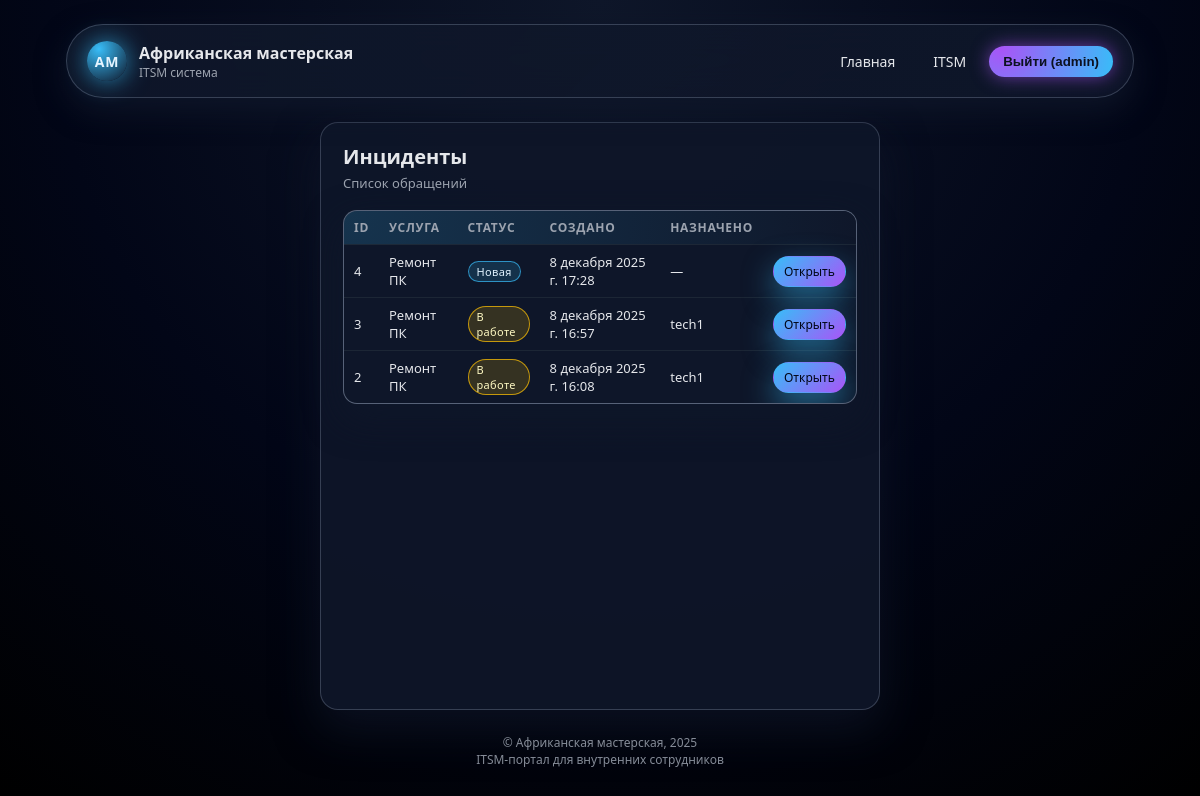
The app's page /itsm/incidents/ (signed in), older data.
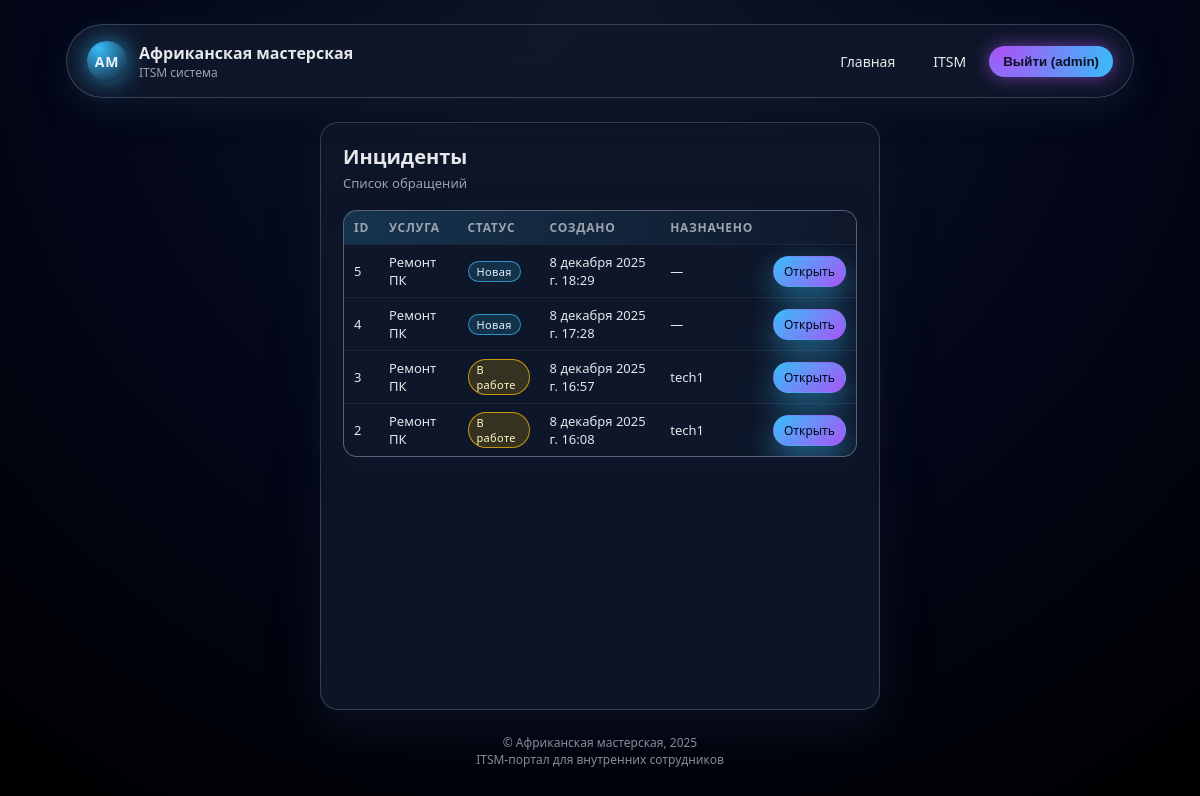
The same page, newer data.
### service_desk/models.py (models this page shows, shortened)
class Incident(models.Model):
    STATUS_CHOICES = [
        ('new', 'Новая'),
        ('in_progress', 'В работе'),
        ('done', 'Выполнена'),
        ('cancelled', 'Отменена'),
    ]
    service = models.ForeignKey(Service, verbose_name="Услуга",
                                on_delete=models.CASCADE)
    created_by = models.ForeignKey(
        User,
        verbose_name="Создано пользователем",
        on_delete=models.SET_NULL,
        null=True,
        blank=True,
        related_name='incidents'
    )
    comment = models.TextField("Комментарий клиента / описание проблемы")
    status = models.CharField("Статус", max_length=20,
                              choices=STATUS_CHOICES, default='new')
    assigned_to = models.ForeignKey(
        User,
        verbose_name="Назначено тех. специалисту",
        on_delete=models.SET_NULL,
        null=True,
        blank=True,
        related_name='assigned_incidents'
    )
    created_at = models.DateTimeField("Создано", auto_now_add=True)

class Service(models.Model):
    name = models.CharField("Название услуги", max_length=255)
    description = models.TextField("Описание", blank=True)
    price = models.DecimalField("Цена", max_digits=10, decimal_places=2)
    is_active = models.BooleanField("Активна", default=True)

### service_desk/views.py (the view)
# urls.py: path('itsm/incidents/', views.incidents_list, name='incidents_list'),
@login_required
def incidents_list(request):
    user = request.user
    if user.is_superuser or user.is_staff:
        incidents = Incident.objects.all().order_by('-created_at')
    elif user.groups.filter(name='Tech').exists():
        incidents = Incident.objects.filter(
            assigned_to=user
        ).order_by('-created_at')
    else:
        incidents = Incident.objects.filter(
            created_by=user
        ).order_by('-created_at')
    return render(request, 'itsm/incidents_list.html', {'incidents': incidents})

### templates/itsm/incidents_list.html
{% extends 'base.html' %}
{% block content %}
<div class="section-header">
    <h2>Инциденты</h2>
    <p>Список обращений</p>
</div>
<div class="table-card">
<table class="data-table">
    <thead>
        <tr>
            <th>ID</th>
            <th>Услуга</th>
            <th>Статус</th>
            <th>Создано</th>
            <th>Назначено</th>
            <th></th>
        </tr>
    </thead>
    <tbody>
    {% for incident in incidents %}
        <tr>
            <td>{{ incident.id }}</td>
            <td>{{ incident.service.name }}</td>
            <td>
                <span class="badge badge-status-{{ incident.status }}">
                    {{ incident.get_status_display }}
                </span>
            </td>
            <td>{{ incident.created_at }}</td>
            <td>{{ incident.assigned_to|default:"—" }}</td>
            <td class="cell-actions">
                <a href="{% url 'service_desk:incident_detail' incident.id %}"
                   class="btn btn-primary btn-sm">Открыть</a>
            </td>
        </tr>
    {% empty %}
        <tr><td colspan="6" class="cell-empty">Нет инцидентов</td></tr>
    {% endfor %}
    </tbody>
</table>
</div>
{% endblock %}

### templates/base.html (shortened to what this page needs)
<!DOCTYPE html>
<html lang="ru">
<head>
    <link rel="stylesheet" href="/static/css/style.css">
</head>
<body>
<div class="app-shell">
    <header class="main-header">
        <div class="logo-block">
            <div class="logo-circle">AM</div>
            <div>
                <h1 class="app-title">Африканская мастерская</h1>
                <p class="app-subtitle">ITSM система</p>
            </div>
        </div>
        <nav class="main-nav">
            <a class="nav-link" href="{% url 'service_desk:index' %}">Главная</a>
            {% if user.is_authenticated %}
                <a class="nav-link" href="{% url 'service_desk:itsm_dashboard' %}">
                    ITSM
                </a>
                <form action="{% url 'logout' %}" method="post" style="display:inline;">
                    <button class="nav-link nav-link-accent" type="submit">
                        Выйти ({{ user.username }})
                    </button>
                </form>
            {% else %}
                <a class="nav-link nav-link-accent" href="{% url 'login' %}">
                    Вход
                </a>
            {% endif %}
        </nav>
    </header>
    <main class="main-content section section-narrow">
        {% block content %}{% endblock %}
    </main>
    <footer class="main-footer">
        © Африканская мастерская, 2025<br>
        ITSM-портал для внутренних сотрудников
    </footer>
</div>
</body>
</html>

### static/css/style.css (style rules this page uses)
:root { --bg: #050816; --bg-elevated: rgba(15, 23, 42, 0.9); --border-subtle: rgba(148, 163, 184, 0.3); --primary: #38bdf8; --primary-soft: rgba(56, 189, 248, 0.15); --accent: #a855f7; --text-main: #e5e7eb; --text-muted: #9ca3af; --danger: #ef4444; --success: #22c55e; --radius-lg: 18px; --shadow-soft: 0 18px 45px rgba(15, 23, 42, 0.7); }
*, *::before, *::after { box-sizing: border-box; }
html, body { margin: 0; padding: 0; height: 100%; font-family: system-ui, -apple-system, BlinkMacSystemFont, "Segoe UI", sans-serif; color: var(--text-main); background: radial-gradient(circle at top, #0f172a 0, #020617 55%, #000 100%); }
body { position: relative; overflow-x: hidden; }
.app-shell { min-height: 100vh; max-width: 1100px; margin: 0 auto; padding: 24px 16px 32px; display: flex; flex-direction: column; gap: 24px; }
.main-header { display: flex; align-items: center; justify-content: space-between; padding: 16px 20px; border-radius: 999px; background: linear-gradient(135deg, rgba(15,23,42,0.92), rgba(15,23,42,0.88)); box-shadow: 0 12px 30px rgba(15, 23, 42, 0.85); border: 1px solid rgba(148, 163, 184, 0.3); backdrop-filter: blur(16px); gap: 16px; }
.logo-block { display: flex; align-items: center; gap: 12px; }
.logo-circle { width: 40px; height: 40px; border-radius: 999px; background: radial-gradient(circle at 30% 20%, #38bdf8, #0f172a); display: flex; align-items: center; justify-content: center; font-weight: 700; font-size: 14px; letter-spacing: 0.06em; color: #e5f4ff; box-shadow: 0 0 25px rgba(56, 189, 248, 0.7); }
.app-title { margin: 0; font-size: 16px; font-weight: 600; }
.app-subtitle { margin: 0; font-size: 12px; color: var(--text-muted); }
.main-nav { display: flex; align-items: center; gap: 8px; font-size: 14px; }
.nav-link { padding: 8px 14px; border-radius: 999px; color: var(--text-main); text-decoration: none; border: 1px solid transparent; transition: all 0.18s ease-out; }
.nav-link-accent { background: radial-gradient(circle at 10% 10%, var(--accent), var(--primary)); border: none; color: #0b1120; font-weight: 600; box-shadow: 0 0 18px rgba(168, 85, 247, 0.6); }
.main-content { flex: 1; display: flex; flex-direction: column; }
.main-footer { margin-top: auto; font-size: 12px; color: var(--text-muted); text-align: center; opacity: 0.85; }
.section { padding: 20px 22px; border-radius: var(--radius-lg); background: var(--bg-elevated); border: 1px solid var(--border-subtle); box-shadow: var(--shadow-soft); }
.section-narrow { max-width: 560px; margin-inline: auto; }
.section-header { margin-bottom: 18px; }
.section-header h2 { margin: 0 0 4px; font-size: 20px; }
.section-header p { margin: 0; font-size: 13px; color: var(--text-muted); }
.btn { display: inline-flex; align-items: center; justify-content: center; gap: 6px; padding: 8px 14px; border-radius: 999px; border: 1px solid transparent; font-size: 13px; font-weight: 500; cursor: pointer; text-decoration: none; transition: all 0.15s ease-out; }
.btn-primary { background: linear-gradient(135deg, #38bdf8, #a855f7); color: #020617; box-shadow: 0 12px 30px rgba(56, 189, 248, 0.5); }
.btn-sm { padding: 6px 10px; font-size: 12px; }
.table-card { border-radius: 14px; background: rgba(15, 23, 42, 0.95); border: 1px solid rgba(148, 163, 184, 0.55); box-shadow: 0 14px 36px rgba(15, 23, 42, 0.95); overflow: hidden; }
.data-table { width: 100%; border-collapse: collapse; font-size: 13px; }
.data-table thead { background: radial-gradient(circle at top left, rgba(56,189,248,0.18), rgba(15,23,42,0.98)); }
.data-table th, .data-table td { padding: 8px 10px; border-bottom: 1px solid rgba(31, 41, 55, 0.9); text-align: left; }
.data-table th { font-weight: 600; font-size: 12px; color: var(--text-muted); text-transform: uppercase; letter-spacing: 0.06em; }
.data-table tr:last-child td { border-bottom: none; }
.cell-actions { text-align: right; }
.badge { display: inline-flex; align-items: center; justify-content: center; padding: 2px 8px; border-radius: 999px; font-size: 11px; font-weight: 500; letter-spacing: 0.03em; }
.badge-status-new { background: rgba(56, 189, 248, 0.16); color: #e0f2fe; border: 1px solid rgba(56, 189, 248, 0.7); }
.badge-status-in_progress { background: rgba(234, 179, 8, 0.18); color: #fef9c3; border: 1px solid rgba(234, 179, 8, 0.8); }

Row changes from the older to the newer data that the page shows:
added Incident: id "5", service.name "Ремонт ПК", status "Новая", created_at "8 декабря 2025 г. 18:29", assigned_to "—"
